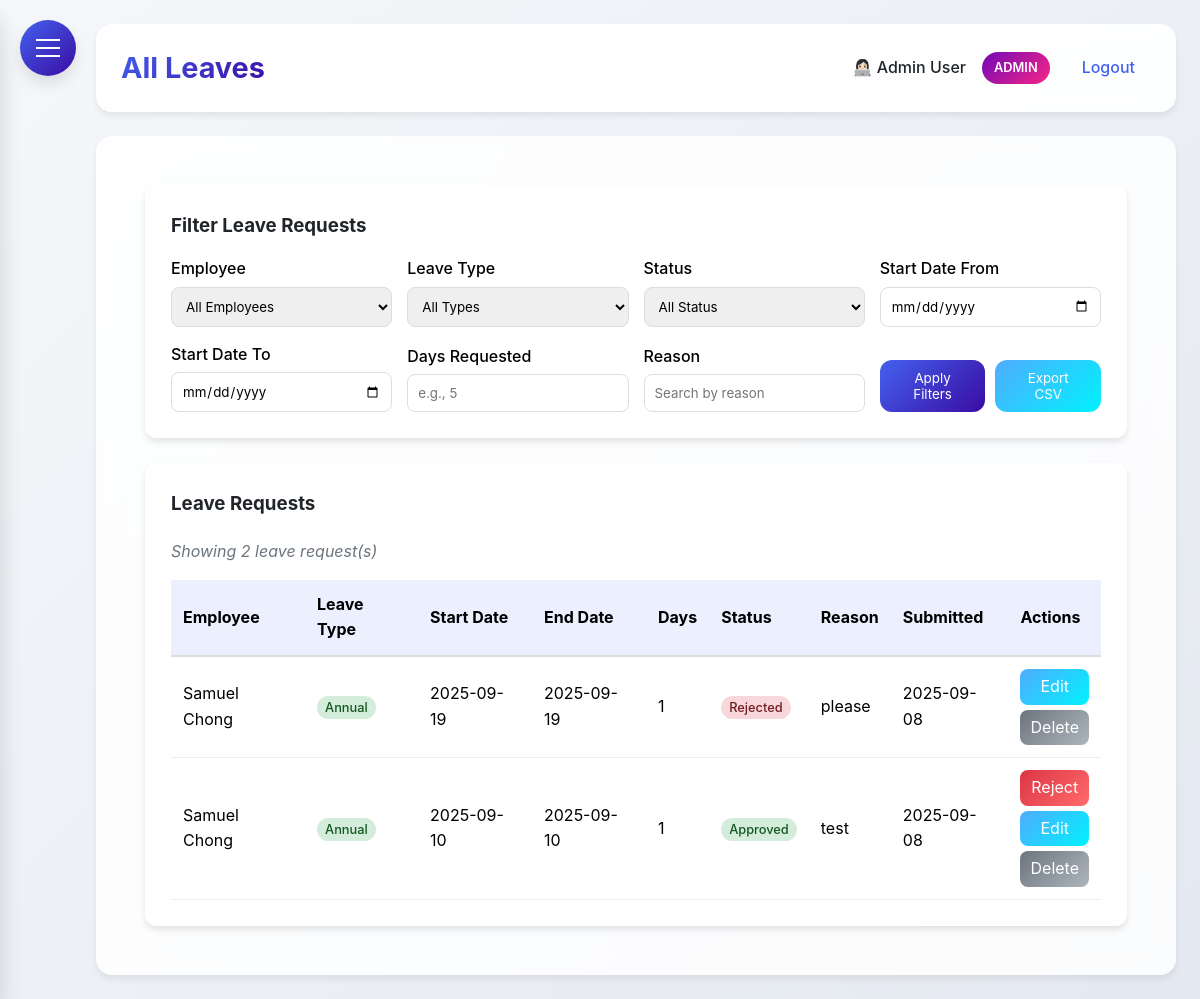
Page /all_leaves (signed in) on the earlier database version.
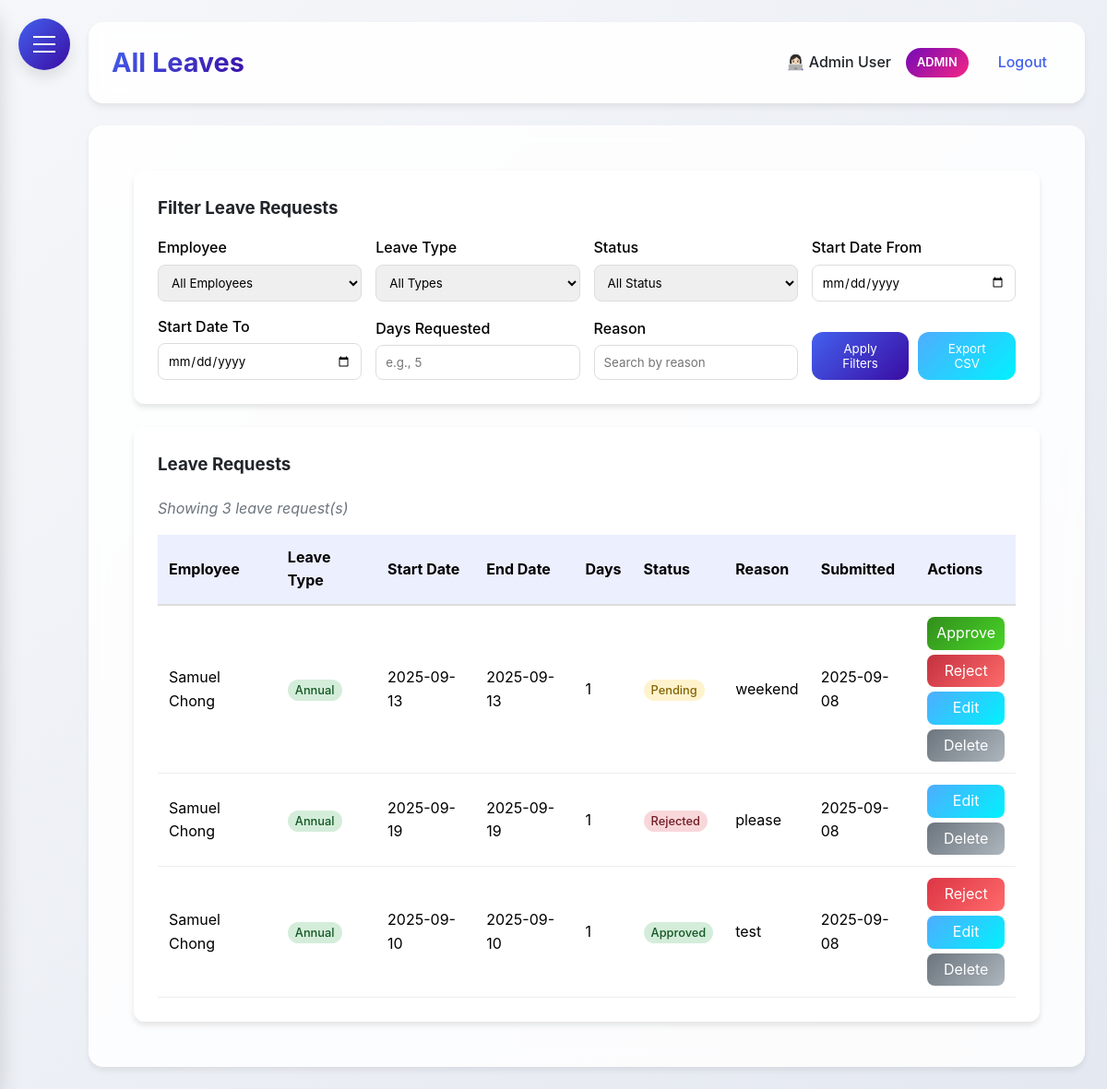
Same page on the later database version.
### HerculesSystem.py (models this page shows, shortened)
class Employee(UserMixin, db.Model):
    id = db.Column(db.Integer, primary_key=True)
    username = db.Column(db.String(80), unique=True, nullable=False)
    password = db.Column(db.String(120), nullable=False)
    full_name = db.Column(db.String(120), nullable=False)
    email = db.Column(db.String(120), unique=True, nullable=False)
    nationality = db.Column(db.String(80), nullable=False)
    employee_id = db.Column(db.String(80), unique=True, nullable=False)
    hire_date = db.Column(db.Date)
    is_admin = db.Column(db.Boolean, default=False)
    user_type = db.Column(db.String(20), default='employee')
    last_clock_in = db.Column(db.DateTime)
    last_clock_out = db.Column(db.DateTime)
    last_lunch_start = db.Column(db.DateTime)
    last_lunch_end = db.Column(db.DateTime)
    leave_balances = db.relationship('LeaveBalance', back_populates='employee', lazy=True)

class LeaveRequest(db.Model):
    id = db.Column(db.Integer, primary_key=True)
    employee_id = db.Column(db.Integer, db.ForeignKey('employee.id'), nullable=False)
    start_date = db.Column(db.Date, nullable=False)
    end_date = db.Column(db.Date, nullable=False)
    leave_type = db.Column(db.String(50), nullable=False)
    reason = db.Column(db.Text)
    attachment_filename = db.Column(db.String(255))
    status = db.Column(db.String(20), default='pending')
    days_requested = db.Column(db.Integer, nullable=False)
    created_at = db.Column(db.DateTime, default=datetime.utcnow)
    approved_at = db.Column(db.DateTime)
    employee = db.relationship('Employee', backref=db.backref('leave_requests', lazy=True))

### HerculesSystem.py (the view)
@app.route('/all_leaves')
@login_required
def all_leaves():
    if current_user.user_type not in ['admin', 'supervisor']:
        flash('You do not have permission to view all leaves.', 'danger')
        return redirect(url_for('leaves'))
    print("DEBUG: Entering all_leaves route")  # debugging
    employee_id = request.args.get('employee_id', '')
    leave_type = request.args.get('leave_type', '')
    status = request.args.get('status', '')
    start_date_filter = request.args.get('start_date_filter', '')
    end_date_filter = request.args.get('end_date_filter', '')
    days_requested = request.args.get('days_requested', '')
    reason = request.args.get('reason', '')
    query = LeaveRequest.query.join(Employee, LeaveRequest.employee_id == Employee.id)
    if employee_id:
        query = query.filter(LeaveRequest.employee_id == employee_id)
    if leave_type:
        query = query.filter(LeaveRequest.leave_type == leave_type)
    if status:
        query = query.filter(LeaveRequest.status == status)
    if start_date_filter:
        try:
            start_date = datetime.strptime(start_date_filter, '%Y-%m-%d').date()
            query = query.filter(LeaveRequest.start_date >= start_date)
        except ValueError:
            pass
    if end_date_filter:
        try:
            end_date = datetime.strptime(end_date_filter, '%Y-%m-%d').date()
            query = query.filter(LeaveRequest.start_date <= end_date)
        except ValueError:
            pass
    if days_requested:
        try:
            query = query.filter(LeaveRequest.days_requested == int(days_requested))
        except ValueError:
            pass
    if reason:
        query = query.filter(LeaveRequest.reason.ilike(f'%%{reason}%%'))
    all_requests = query.order_by(LeaveRequest.created_at.desc()).all()
    employees = Employee.query.all()
    return render_template('all_leaves.html', all_requests=all_requests, employees=employees)

### templates/all_leaves.html (shortened to what this page needs)
{% extends "base.html" %}
{% block content %}
<div class="dashboard-container">
    <div class="glass" style="padding: 25px; border-radius: 12px; margin-bottom: 25px;">
        <h3 style="margin-bottom: 15px;">Filter Leave Requests</h3>
        <form id="filterForm" method="GET" action="{{ url_for('all_leaves') }}">
            <div style="display: grid; grid-template-columns: repeat(auto-fit, minmax(200px, 1fr)); gap: 15px; align-items: end;">
                <div>
                    <label style="display: block; margin-bottom: 5px; font-weight: 500; color: #000000;">Employee</label>
                    <select name="employee_id" style="width: 100%; padding: 10px; border-radius: 8px; border: 1px solid #ddd;">
                        <option value="">All Employees</option>
                    </select>
                </div>
                <div>
                    <label style="display: block; margin-bottom: 5px; font-weight: 500; color: #000000;">Leave Type</label>
                    <select name="leave_type" style="width: 100%; padding: 10px; border-radius: 8px; border: 1px solid #ddd;">
                        <option value="">All Types</option>
                    </select>
                </div>
                <div>
                    <label style="display: block; margin-bottom: 5px; font-weight: 500; color: #000000;">Status</label>
                    <select name="status" style="width: 100%; padding: 10px; border-radius: 8px; border: 1px solid #ddd;">
                        <option value="" {% if not request.args.get('status') %}selected{% endif %}>All Status</option>
                    </select>
                </div>
                <div>
                    <label style="display: block; margin-bottom: 5px; font-weight: 500; color: #000000;">Start Date From</label>
                    <input type="date" name="start_date_filter" value="{{ request.args.get('start_date_filter', '') }}" style="width: 100%; padding: 10px; border-radius: 8px; border: 1px solid #ddd;">
                </div>
                <div>
                    <label style="display: block; margin-bottom: 5px; font-weight: 500; color: #000000;">Start Date To</label>
                    <input type="date" name="end_date_filter" value="{{ request.args.get('end_date_filter', '') }}" style="width: 100%; padding: 10px; border-radius: 8px; border: 1px solid #ddd;">
                </div>
                <div>
                    <label style="display: block; margin-bottom: 5px; font-weight: 500; color: #000000;">Days Requested</label>
                    <input type="number" name="days_requested" value="{{ request.args.get('days_requested', '') }}" min="0" style="width: 100%; padding: 10px; border-radius: 8px; border: 1px solid #ddd;" placeholder="e.g., 5">
                </div>
                <div>
                    <label style="display: block; margin-bottom: 5px; font-weight: 500; color: #000000;">Reason</label>
                    <input type="text" name="reason" value="{{ request.args.get('reason', '') }}" style="width: 100%; padding: 10px; border-radius: 8px; border: 1px solid #ddd;" placeholder="Search by reason">
                </div>
                <div style="display: flex; gap: 10px;">
                    <button type="submit" style="background: var(--gradient-primary); color: white; padding: 10px 20px; border: none; border-radius: var(--border-radius); cursor: pointer; flex: 1;">
                        Apply Filters
                    </button>
                    <button type="button" id="exportButton" style="background: linear-gradient(135deg, #4facfe 0%, #00f2fe 100%); color: white; padding: 10px 20px; border: none; border-radius: var(--border-radius); cursor: pointer; flex: 1; transition: transform 0.2s, box-shadow 0.2s;">
                        Export CSV
                    </button>
                </div>
            </div>
        </form>
    </div>
    <div class="glass" style="padding: 25px; border-radius: 12px;">
        <h3 style="margin-bottom: 20px;">Leave Requests</h3>
        {% if all_requests %}
        <p style="margin-bottom: 15px; font-style: italic; color: #6c757d;">
            Showing {{ all_requests|length }} leave request(s)
        </p>
        <div style="overflow-x: auto;">
            <table style="width: 100%; border-collapse: collapse;">
                <thead>
                    <tr style="background: rgba(67, 97, 238, 0.1);">
                        <th style="padding: 12px; text-align: left; border-bottom: 2px solid #ddd; color: #000000;">Employee</th>
                        <th style="padding: 12px; text-align: left; border-bottom: 2px solid #ddd; color: #000000;">Leave Type</th>
                        <th style="padding: 12px; text-align: left; border-bottom: 2px solid #ddd; color: #000000;">Start Date</th>
                        <th style="padding: 12px; text-align: left; border-bottom: 2px solid #ddd; color: #000000;">End Date</th>
                        <th style="padding: 12px; text-align: left; border-bottom: 2px solid #ddd; color: #000000;">Days</th>
                        <th style="padding: 12px; text-align: left; border-bottom: 2px solid #ddd; color: #000000;">Status</th>
                        <th style="padding: 12px; text-align: left; border-bottom: 2px solid #ddd; color: #000000;">Reason</th>
                        <th style="padding: 12px; text-align: left; border-bottom: 2px solid #ddd; color: #000000;">Submitted</th>
                        <th style="padding: 12px; text-align: left; border-bottom: 2px solid #ddd; color: #000000;">Actions</th>
                    </tr>
                </thead>
                <tbody>
                    {% for request in all_requests %}
                    <tr style="transition: background 0.3s;">
                        <td style="padding: 12px; border-bottom: 1px solid #eee; color: #000000;">{{ request.employee.full_name }}</td>
                        <td style="padding: 12px; border-bottom: 1px solid #eee;">
                            <span style="
                                padding: 4px 8px;
                                border-radius: 12px;
                                font-size: 0.8rem;
                                font-weight: 500;
                                {% if request.leave_type == 'annual' %}background: #d4edda; color: #155724;
                                {% elif request.leave_type == 'medical' %}background: #cce5ff; color: #004085;
                                {% elif request.leave_type == 'maternity' %}background: #fff3cd; color: #856404;
                                {% elif request.leave_type == 'compassionate' %}background: #f8d7da; color: #721c24;
                                {% elif request.leave_type == 'marriage' %}background: #e2e3e5; color: #383d41;
                                {% elif request.leave_type == 'hospitalised' %}background: #d1ecf1; color: #0c5460;
                                {% elif request.leave_type == 'socso_mc' %}background: #d6d8d9; color: #383d41;
                                {% endif %}
                            ">
                                {{ request.leave_type|title }}
                            </span>
                        </td>
                        <td style="padding: 12px; border-bottom: 1px solid #eee; color: #000000;">{{ request.start_date.strftime('%Y-%m-%d') }}</td>
                        <td style="padding: 12px; border-bottom: 1px solid #eee; color: #000000;">{{ request.end_date.strftime('%Y-%m-%d') }}</td>
                        <td style="padding: 12px; border-bottom: 1px solid #eee; color: #000000;">{{ request.days_requested }}</td>
                        <td style="padding: 12px; border-bottom: 1px solid #eee;">
                            <span style="
                                padding: 4px 8px;
                                border-radius: 12px;
                                font-size: 0.8rem;
                                font-weight: 500;
                                {% if request.status == 'approved' %}background: #d4edda; color: #155724;
                                {% elif request.status == 'rejected' %}background: #f8d7da; color: #721c24;
                                {% else %}background: #fff3cd; color: #856404;
                                {% endif %}
                            ">
                                {{ request.status|title }}
                            </span>
                        </td>
                        <td style="padding: 12px; border-bottom: 1px solid #eee; color: #000000;">{{ request.reason|truncate(30) }}</td>
                        <td style="padding: 12px; border-bottom: 1px solid #eee; color: #000000;">{{ request.created_at.strftime('%Y-%m-%d') }}</td>
                        <td style="padding: 12px; border-bottom: 1px solid #eee;">
                            <div style="display: flex; flex-direction: column; gap: 5px;">
                                {% if request.status == 'pending' %}
                                <a href="{{ url_for('approve_leave', request_id=request.id) }}"
                                   style="background: linear-gradient(135deg, #328e1c 0%, #48d427 100%); color: white; padding: 5px 10px; border-radius: 8px; text-decoration: none; text-align: center; transition: transform 0.2s, box-shadow 0.2s;">
                                    Approve
                                </a>
                                <a href="{{ url_for('reject_leave', request_id=request.id) }}"
                                   style="background: linear-gradient(135deg, #c3313f 0%, #ff6b6b 100%); color: white; padding: 5px 10px; border-radius: 8px; text-decoration: none; text-align: center; transition: transform 0.2s, box-shadow 0.2s;">
                                    Reject
                                </a>
                                {% elif request.status == 'approved' %}
                                <a href="{{ url_for('reject_approved_leave', request_id=request.id) }}"
                                   style="background: linear-gradient(135deg, #dc3545 0%, #ff6b6b 100%); color: white; padding: 5px 10px; border-radius: 8px; text-decoration: none; text-align: center; transition: transform 0.2s, box-shadow 0.2s;"
                                   onclick="return confirm('Are you sure you want to reject this approved leave? An email will be sent to the employee.')">
                                    Reject
                                </a>
                                {% endif %}
                                <a href="{{ url_for('admin_edit_leave', request_id=request.id) }}"
                                   style="background: linear-gradient(135deg, #4facfe 0%, #00f2fe 100%); color: white; padding: 5px 10px; border-radius: 8px; text-decoration: none; text-align: center; transition: transform 0.2s, box-shadow 0.2s;">
                                    Edit
                                </a>
                                <a href="{{ url_for('admin_delete_leave', request_id=request.id) }}"
                                   style="background: linear-gradient(135deg, #6c757d 0%, #adb5bd 100%); color: white; padding: 5px 10px; border-radius: 8px; text-decoration: none; text-align: center; transition: transform 0.2s, box-shadow 0.2s;"
                                   onclick="return confirm('Are you sure you want to delete this leave request? This action cannot be undone.')">
                                    Delete
                                </a>
                            </div>
                        </td>
                    </tr>
                    {% endfor %}
                </tbody>
            </table>
        </div>
        {% else %}
        <p style="text-align: center; color: #6c757d; padding: 40px;">No leave requests found.</p>
        {% endif %}
    </div>
</div>
{% endblock %}

### templates/base.html (shortened to what this page needs)
<!DOCTYPE html>
<html lang="en">
<head>
</head>
<body>
    <div class="hamburger-menu" id="hamburgerMenu">
        <span></span>
    </div>
    <div class="main-content" id="mainContent">
        <div class="header">
            <h1>{% block header %}Hercules HR{% endblock %}</h1>
            <div class="user-info">
                {% if current_user.is_authenticated %}
                <span>👩🏻‍💻 {{ current_user.full_name }}</span>
                {% if current_user.user_type == 'admin' %}
                <span class="admin-badge">ADMIN</span>
                {% endif %}
                <a href="{{ url_for('logout') }}">Logout</a>
                {% else %}
                <a href="{{ url_for('login') }}">Login</a>
                {% endif %}
            </div>
        </div>
        <div class="content">
            {% block content %}{% endblock %}
        </div>
    </div>
</body>
</html>

Differences in the rows shown:
added LeaveRequest: employee.full_name "Samuel Chong", leave_type "Annual", start_date "2025-09-13", end_date "2025-09-13", days_requested "1", status "Pending", reason "weekend", created_at "2025-09-08"
Other differences:
{{ all_requests|length }}: "2" → "3"
